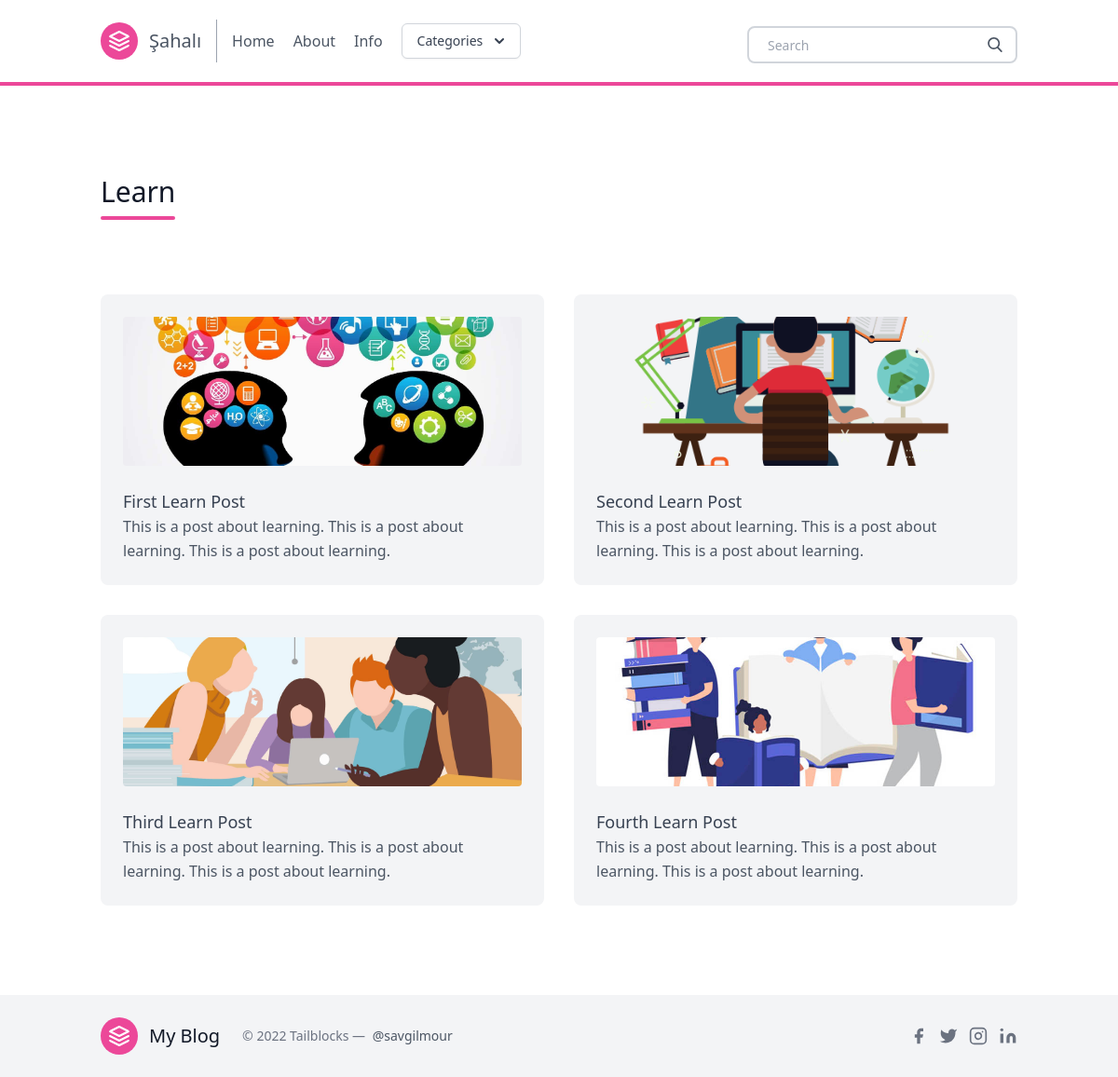
Page /postlist/learn/ on the committed database.
### posts/models.py (models this page shows, shortened)
class Category(models.Model):
    title = models.CharField(max_length=20)
    subtitle = models.CharField(max_length=20)
    slug = models.SlugField()
    thumbnail = models.ImageField()

class Post(models.Model):
    title = models.CharField(max_length=100)
    slug = models.SlugField()
    overview = models.TextField()
    timestamp = models.DateTimeField(auto_now_add=True)
    content = models.TextField()
    author = models.ForeignKey(Author, on_delete=models.CASCADE)
    thumbnail = models.ImageField()
    categories = models.ManyToManyField(Category)
    featured = models.BooleanField()
    views = models.ManyToManyField(IpModel,related_name="post_views",blank=True)

### posts/views.py (the view)
# urls.py: path('postlist/<slug>/', postlist, name = 'postlist'),
def postlist (request,slug):
    category = Category.objects.get(slug = slug)
    posts = Post.objects.filter(categories__in=[category])
    context = {
        'posts': posts,
        'category': category,
    }
    return render(request, 'post_list.html', context)

### posts/templatetags/markdown_extras.py (called while the page is built)
@register.simple_tag
def get_categories():
    return Category.objects.all()[0:3]

### templates/post_list.html (shortened to what this page needs)
{% extends 'base.html' %}
{% block content %}
<section class="text-gray-600 body-font">
    <div class="container px-5 py-24 mx-auto">
      <div class="flex flex-wrap w-full mb-20">
        <div class="lg:w-1/2 w-full mb-6 lg:mb-0">
          <h1 class="sm:text-3xl text-2xl font-medium title-font mb-2 text-gray-900">
            {{ category.title }}</h1>
          <div class="h-1 w-20 bg-pink-500 rounded"></div>
        </div>
      </div>
      <div class="flex flex-wrap -m-4">
       {% for post in posts %}
        <div class="xl:w-1/4 md:w-1/2 p-4">
          <div class="bg-gray-100 p-6 rounded-lg">
            <img class="h-40 rounded w-full object-cover object-center mb-6" src="{{ post.thumbnail.url }}" alt="content">
            <a href="{% url 'post' post.slug %}" h2 class="rounded-lg transition ease-in-out delay-150 hover:-translate-y-1 hover:scale-110 hover:bg-pink-300 duration-300 text-lg text-gray-700 font-medium title-font mb-4">
              {{ post.title }}</a>
            <p class="leading-relaxed text-base">
              {{ post.overview }}</p>
          </div>
        </div>
       {% endfor %}
      </div>
    </div>
</section>
{% endblock content %}

### rows in the picture
Category: title "Learn"
Post: thumbnail (picture), title "First Learn Post", overview "This is a post about learning. This is a post about learning. This is a post about learning."
Post: thumbnail (picture), title "Second Learn Post", overview "This is a post about learning. This is a post about learning. This is a post about learning."
Post: thumbnail (picture), title "Third Learn Post", overview "This is a post about learning. This is a post about learning. This is a post about learning."
Post: thumbnail (picture), title "Fourth Learn Post", overview "This is a post about learning. This is a post about learning. This is a post about learning."
